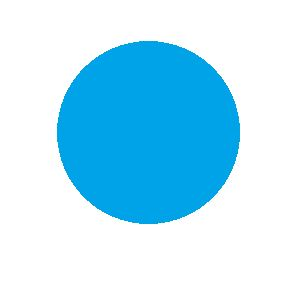
%> input picture Image_Processing/images/binary_color.jpg, 295 x 285 px
$ octave color_histogram.m   (GNU Octave 9; MATLAB toolbox functions it lacks are replaced by stand-ins)
%> lines starting %> are read from the running program, lines starting %| are printed output that depends on the picture
% Equalize histogram for a color image
clc;
img = imread('images/binary_color.jpg');
%> img is the input picture: size 285x295x3 uint8; mean R, G, B 175.2, 226, 247.3
maxValue = max(img(:));
%> maxValue = 255
fprintf('\nSize: %d x %d x %d', size(img));
%| Size: 285 x 295 x 3
fprintf('\nUnique values: %d\n', length(unique(img)));
%| Unique values: 213
fprintf('\nMax value: %d\n', maxValue);
%| Max value: 255

figure(2);
% Red Channel
a_red = img(:,:,1);
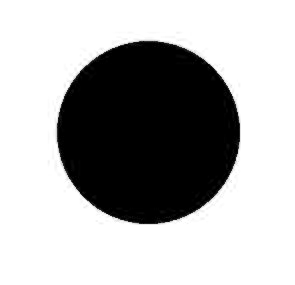
%> a_red: size 285x295 uint8; min 0, max 255, mean 175.2
subplot(3,4,1);
imshow(a_red);
title('Red Channel');

subplot(3,4,2);
imhist(a_red);
title('Red Histogram');

eq_r = histeq(a_red);
subplot(3,4,3);
imhist(eq_r);
title('Red Equalized Histogram');

subplot(3,4,4);
imshow(eq_r);
title('Red Equalized Image');

% Green Channel
a_green = img(:,:,2);
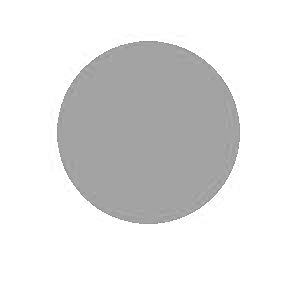
%> a_green: size 285x295 uint8; min 125, max 255, mean 226
subplot(3,4,5);
imshow(a_green);
title('Green Channel');

subplot(3,4,6);
imhist(a_green);
title('Green Histogram');

eq_g = histeq(a_green);
subplot(3,4,7);
imhist(eq_g);
title('Green Equalized Histogram');

subplot(3,4,8);
imshow(eq_g);
title('Green Equalized Image');

% Blue Channel
a_blue = img(:,:,3);
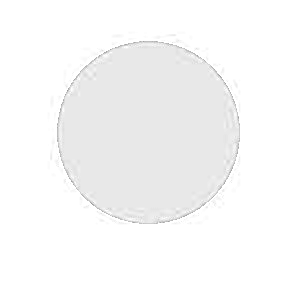
%> a_blue: size 285x295 uint8; min 149, max 255, mean 247.3
subplot(3,4,9);
imshow(a_blue);
title('Blue Channel');

subplot(3,4,10);
imhist(a_blue);
title('Blue Histogram');

eq_b = histeq(a_blue);
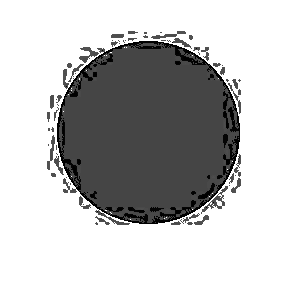
%> eq_b: size 285x295 uint8; min 0, max 255, mean 190.5
subplot(3,4,11);
imhist(eq_b);
title('Blue Equalized Histogram');

subplot(3,4,12);
imshow(eq_b);
title('Blue Equalized Image');
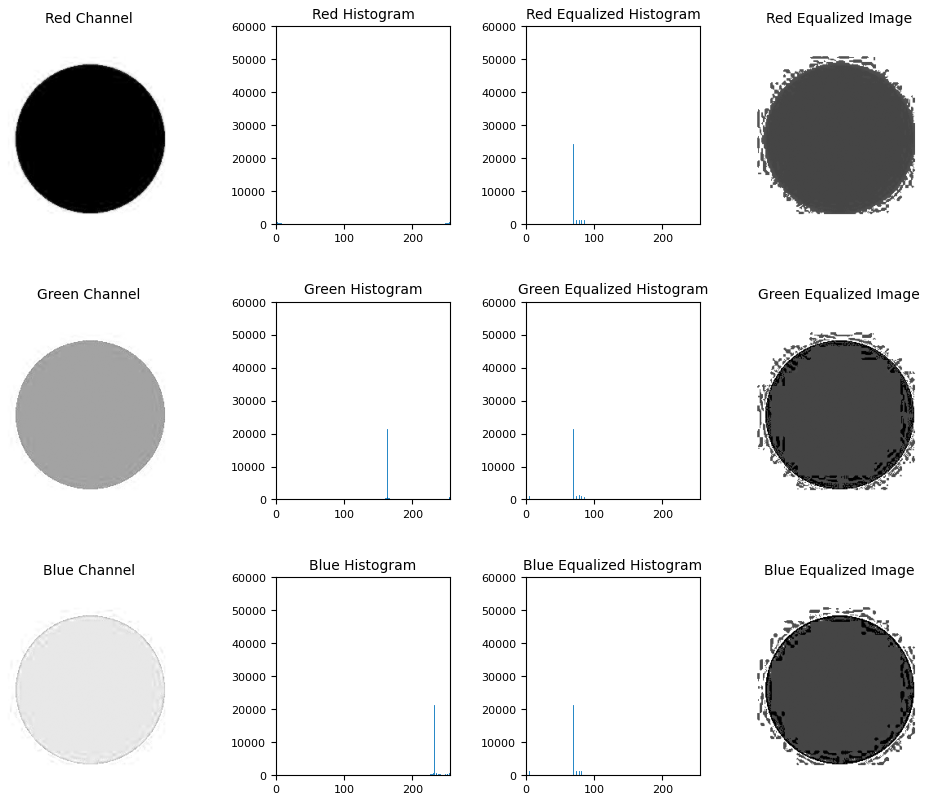
%> figure redrawn from the program's plot data, 12 panels

% Combined images
figure(1);
subplot(2,2,1);
imshow(img);
title('Original Image');

subplot(2,2,3);
imhist(img);
title('Original Histogram');

img_eq = cat(3, eq_r, eq_g, eq_b);
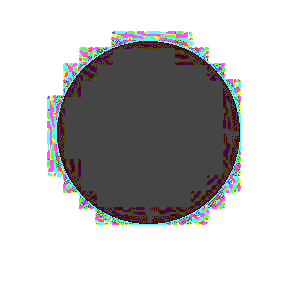
%> img_eq: size 285x295x3 uint8; mean R, G, B 190.5, 190.2, 190.5
subplot(2,2,2);
imshow(img_eq);
title('Equalized Image');

subplot(2,2,4);
imhist(img_eq);
title('Equalized Histogram');
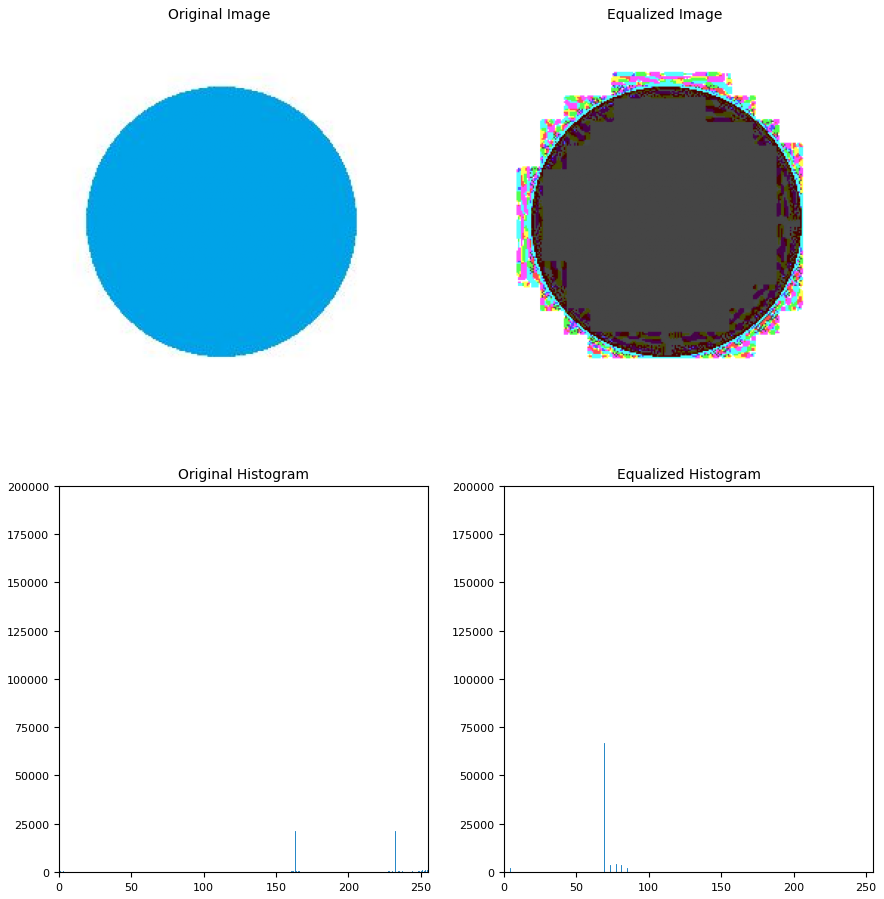
%> figure redrawn from the program's plot data, 4 panels
